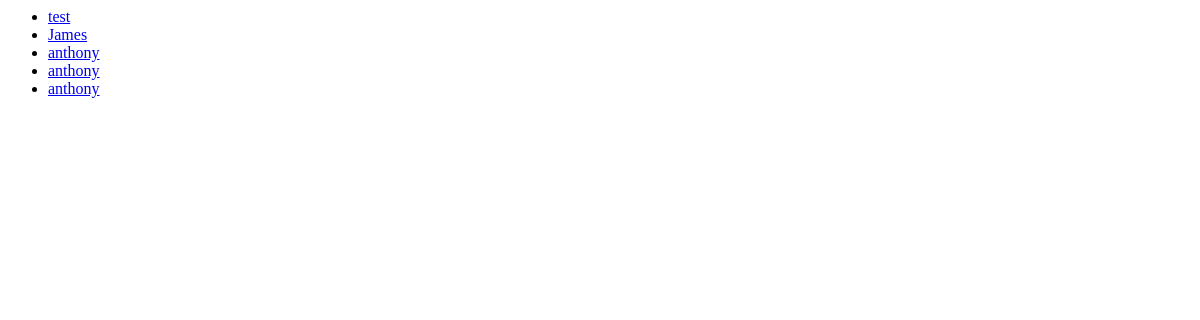
/polls/, run on an earlier commit of the app's database.
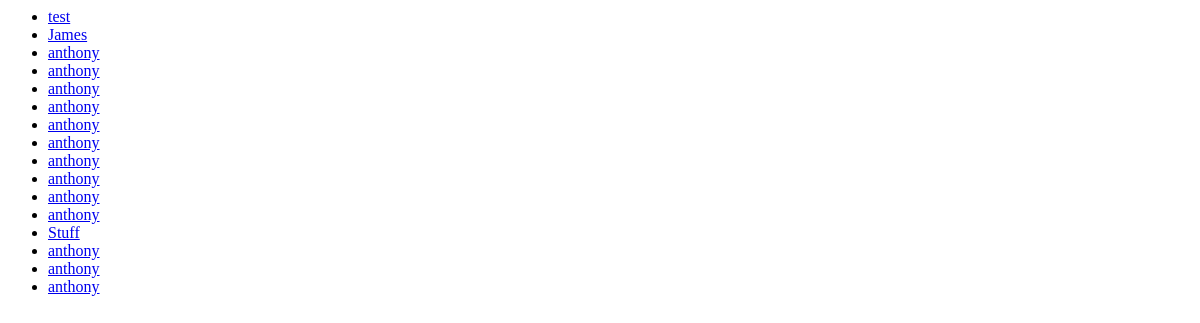
And on a later commit of the database.
### polls/models.py (models this page shows, shortened)
class Thing(models.Model):
    thing_name = models.TextField(max_length=50)
    created = models.DateTimeField(default=timezone.now())

### polls/views.py (the view)
# urls.py: path("", views.index, name="index"),
def index(request):
    latest_thing_list = Thing.objects.all()
    context = {"latest_thing_list": latest_thing_list}
    return render(request, "polls/index.html", context)

### polls/templates/polls/index.html
{% if latest_thing_list %}
<ul>
  {% for thing in latest_thing_list %}
  <li><a href="/polls/{{ thing.id }}/">{{ thing.thing_name }}</a>
  {% endfor %}
</ul>
{% endif %}

What changed in the data, as far as the page shows it:
added Thing: thing_name "anthony"
added Thing: thing_name "anthony"
added Thing: thing_name "anthony"
added Thing: thing_name "anthony"
added Thing: thing_name "anthony"
added Thing: thing_name "anthony"
added Thing: thing_name "anthony"
added Thing: thing_name "Stuff"
added Thing: thing_name "anthony"
added Thing: thing_name "anthony"
added Thing: thing_name "anthony"
